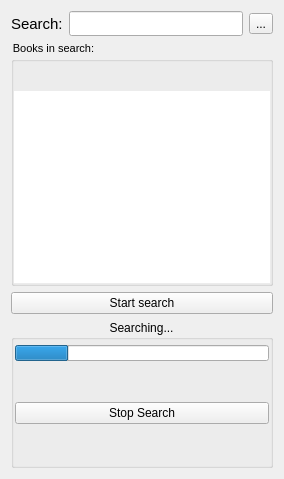
     <widget class="QWidget" name="searchpage">
      <property name="layoutDirection">
       <enum>Qt::LeftToRight</enum>
      </property>
      <layout class="QVBoxLayout" name="verticalLayout_13">
       <item>
        <layout class="QHBoxLayout" name="horizontalLayout_7">
         <item>
          <widget class="QLabel" name="label_12">
           <property name="font">
            <font>
             <pointsize>11</pointsize>
            </font>
           </property>
           <property name="text">
            <string>Search:</string>
           </property>
          </widget>
         </item>
         <item>
          <widget class="QLineEdit" name="searchInBooksLine">
           <property name="minimumSize">
            <size>
             <width>0</width>
             <height>25</height>
            </size>
           </property>
           <property name="layoutDirection">
            <enum>Qt::RightToLeft</enum>
           </property>
           <property name="alignment">
            <set>Qt::AlignRight|Qt::AlignTrailing|Qt::AlignVCenter</set>
           </property>
          </widget>
         </item>
         <item>
          <widget class="QToolButton" name="clearSearchBTN">
           <property name="text">
            <string>...</string>
           </property>
           <property name="icon">
            <iconset resource="Orayta.qrc">
             <normaloff>:/Icons/edit-delete.png</normaloff>:/Icons/edit-delete.png</iconset>
           </property>
          </widget>
         </item>
        </layout>
       </item>
       <item>
        <widget class="QGroupBox" name="groupBox_2">
         <property name="font">
          <font>
           <pointsize>8</pointsize>
          </font>
         </property>
         <property name="layoutDirection">
          <enum>Qt::LeftToRight</enum>
         </property>
         <property name="styleSheet">
          <string notr="true">*::indicator { 
 height: 15 px; 
width: 15 px;
}</string>
         </property>
         <property name="title">
          <string>Books in search:</string>
         </property>
         <layout class="QVBoxLayout" name="verticalLayout_15">
          <property name="spacing">
           <number>0</number>
          </property>
          <property name="leftMargin">
           <number>0</number>
          </property>
          <property name="topMargin">
           <number>8</number>
          </property>
          <property name="rightMargin">
           <number>0</number>
          </property>
          <property name="bottomMargin">
           <number>0</number>
          </property>
          <item>
           <layout class="QHBoxLayout" name="horizontalLayout_4">
            <property name="topMargin">
             <number>0</number>
            </property>
            <item>
             <widget class="QPushButton" name="markAllBTN_3">
              <property name="sizePolicy">
               <sizepolicy hsizetype="Minimum" vsizetype="Maximum">
                <horstretch>0</horstretch>
                <verstretch>0</verstretch>
               </sizepolicy>
              </property>
              <property name="toolTip">
               <string>Add all books to search</string>
              </property>
              <property name="text">
               <string/>
              </property>
              <property name="icon">
               <iconset resource="Orayta.qrc">
                <normaloff>:/Icons/doublegreenv.png</normaloff>:/Icons/doublegreenv.png</iconset>
              </property>
              <property name="flat">
               <bool>true</bool>
              </property>
             </widget>
            </item>
            <item>
             <widget class="QPushButton" name="unmarkAllBTN_3">
              <property name="sizePolicy">
               <sizepolicy hsizetype="Minimum" vsizetype="Maximum">
                <horstretch>0</horstretch>
                <verstretch>0</verstretch>
               </sizepolicy>
              </property>
              <property name="toolTip">
               <string>Remove all books from search</string>
              </property>
              <property name="text">
               <string/>
              </property>
              <property name="icon">
               <iconset resource="Orayta.qrc">
                <normaloff>:/Icons/doublegreyv.png</normaloff>:/Icons/doublegreyv.png</iconset>
              </property>
              <property name="flat">
               <bool>true</bool>
              </property>
             </widget>
            </item>
           </layout>
          </item>
          <item>
           <widget class="QTreeWidget" name="SearchTreeWidget">
            <property name="sizePolicy">
             <sizepolicy hsizetype="Expanding" vsizetype="Expanding">
              <horstretch>0</horstretch>
              <verstretch>0</verstretch>
             </sizepolicy>
            </property>
            <property name="contextMenuPolicy">
             <enum>Qt::PreventContextMenu</enum>
            </property>
            <property name="layoutDirection">
             <enum>Qt::RightToLeft</enum>
            </property>
            <property name="autoFillBackground">
             <bool>false</bool>
            </property>
            <property name="styleSheet">
             <string notr="true"> QTreeView::branch:has-children:!has-siblings:closed,
 QTreeView::branch:closed:has-children:has-siblings {
         border-image: none;
         image: url(:/Icons/arrow-left.png);
 }

 QTreeView::branch:open:has-children:!has-siblings,
 QTreeView::branch:open:has-children:has-siblings  {
         border-image: none;
         image: url(:/Icons/arrow-down.png);
 }

 QTreeView::indicator {
     width: 13px;
     height: 13px;
 }
</string>
            </property>
            <property name="frameShape">
             <enum>QFrame::NoFrame</enum>
            </property>
            <property name="frameShadow">
             <enum>QFrame::Plain</enum>
            </property>
            <property name="horizontalScrollBarPolicy">
             <enum>Qt::ScrollBarAsNeeded</enum>
            </property>
            <property name="showDropIndicator" stdset="0">
             <bool>false</bool>
            </property>
            <property name="alternatingRowColors">
             <bool>false</bool>
            </property>
            <property name="iconSize">
             <size>
              <width>200</width>
              <height>200</height>
             </size>
            </property>
            <property name="verticalScrollMode">
             <enum>QAbstractItemView::ScrollPerPixel</enum>
            </property>
            <property name="indentation">
             <number>20</number>
            </property>
            <property name="rootIsDecorated">
             <bool>true</bool>
            </property>
            <property name="itemsExpandable">
             <bool>true</bool>
            </property>
            <property name="allColumnsShowFocus">
             <bool>false</bool>
            </property>
            <property name="expandsOnDoubleClick">
             <bool>false</bool>
            </property>
            <property name="columnCount">
             <number>1</number>
            </property>
            <attribute name="headerVisible">
             <bool>false</bool>
            </attribute>
            <attribute name="headerStretchLastSection">
             <bool>false</bool>
            </attribute>
            <column>
             <property name="text">
              <string notr="true">1</string>
             </property>
            </column>
           </widget>
          </item>
         </layout>
        </widget>
       </item>
       <item>
        <widget class="QPushButton" name="SearchInBooksBTN">
         <property name="text">
          <string>Start search</string>
         </property>
         <property name="icon">
          <iconset resource="Orayta.qrc">
           <normaloff>:/Icons/edit-find.png</normaloff>:/Icons/edit-find.png</iconset>
         </property>
        </widget>
       </item>
       <item>
        <widget class="QGroupBox" name="inSearchGroup">
         <property name="layoutDirection">
          <enum>Qt::LeftToRight</enum>
         </property>
         <property name="title">
          <string>Searching...</string>
         </property>
         <property name="alignment">
          <set>Qt::AlignHCenter|Qt::AlignTop</set>
         </property>
         <property name="flat">
          <bool>true</bool>
         </property>
         <property name="checkable">
          <bool>false</bool>
         </property>
         <layout class="QVBoxLayout" name="verticalLayout_23">
          <property name="spacing">
           <number>1</number>
          </property>
          <property name="leftMargin">
           <number>1</number>
          </property>
          <property name="topMargin">
           <number>5</number>
          </property>
          <property name="rightMargin">
           <number>1</number>
          </property>
          <property name="bottomMargin">
           <number>1</number>
          </property>
          <item>
           <widget class="QProgressBar" name="progressBar">
            <property name="maximumSize">
             <size>
              <width>16777215</width>
              <height>16</height>
             </size>
            </property>
            <property name="baseSize">
             <size>
              <width>200</width>
              <height>0</height>
             </size>
            </property>
            <property name="value">
             <number>21</number>
            </property>
            <property name="textVisible">
             <bool>false</bool>
            </property>
           </widget>
          </item>
          <item>
           <spacer name="verticalSpacer_6">
            <property name="orientation">
             <enum>Qt::Vertical</enum>
            </property>
            <property name="sizeHint" stdset="0">
             <size>
              <width>20</width>
              <height>40</height>
             </size>
            </property>
           </spacer>
          </item>
          <item>
           <widget class="QPushButton" name="stopSearchBTN">
            <property name="enabled">
             <bool>true</bool>
            </property>
            <property name="text">
             <string>Stop Search</string>
            </property>
            <property name="icon">
             <iconset resource="Orayta.qrc">
              <normaloff>:/Icons/exit.png</normaloff>:/Icons/exit.png</iconset>
            </property>
           </widget>
          </item>
          <item>
           <spacer name="verticalSpacer">
            <property name="orientation">
             <enum>Qt::Vertical</enum>
            </property>
            <property name="sizeHint" stdset="0">
             <size>
              <width>20</width>
              <height>40</height>
             </size>
            </property>
           </spacer>
          </item>
         </layout>
        </widget>
       </item>
      </layout>
     </widget>
